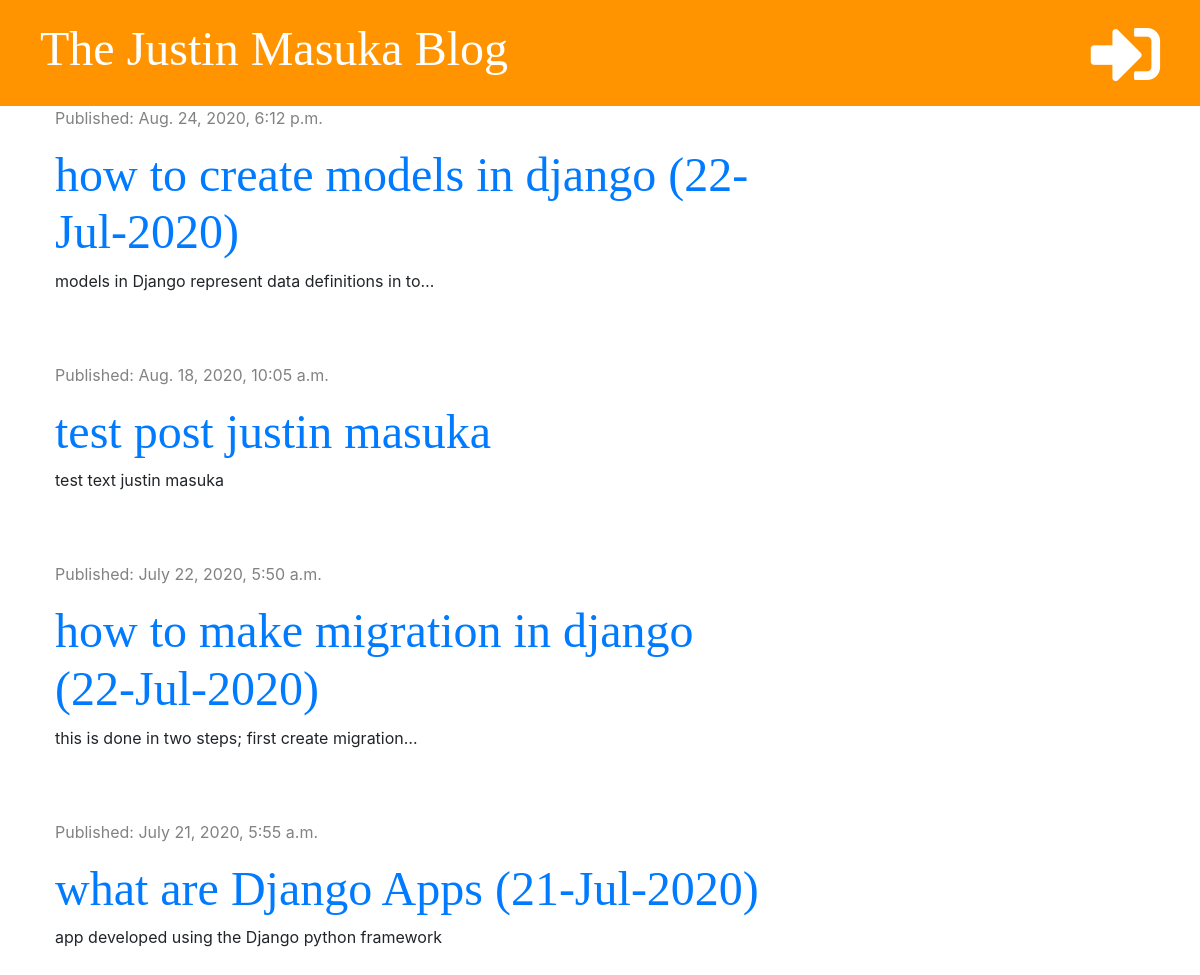
The app's page /, older data.
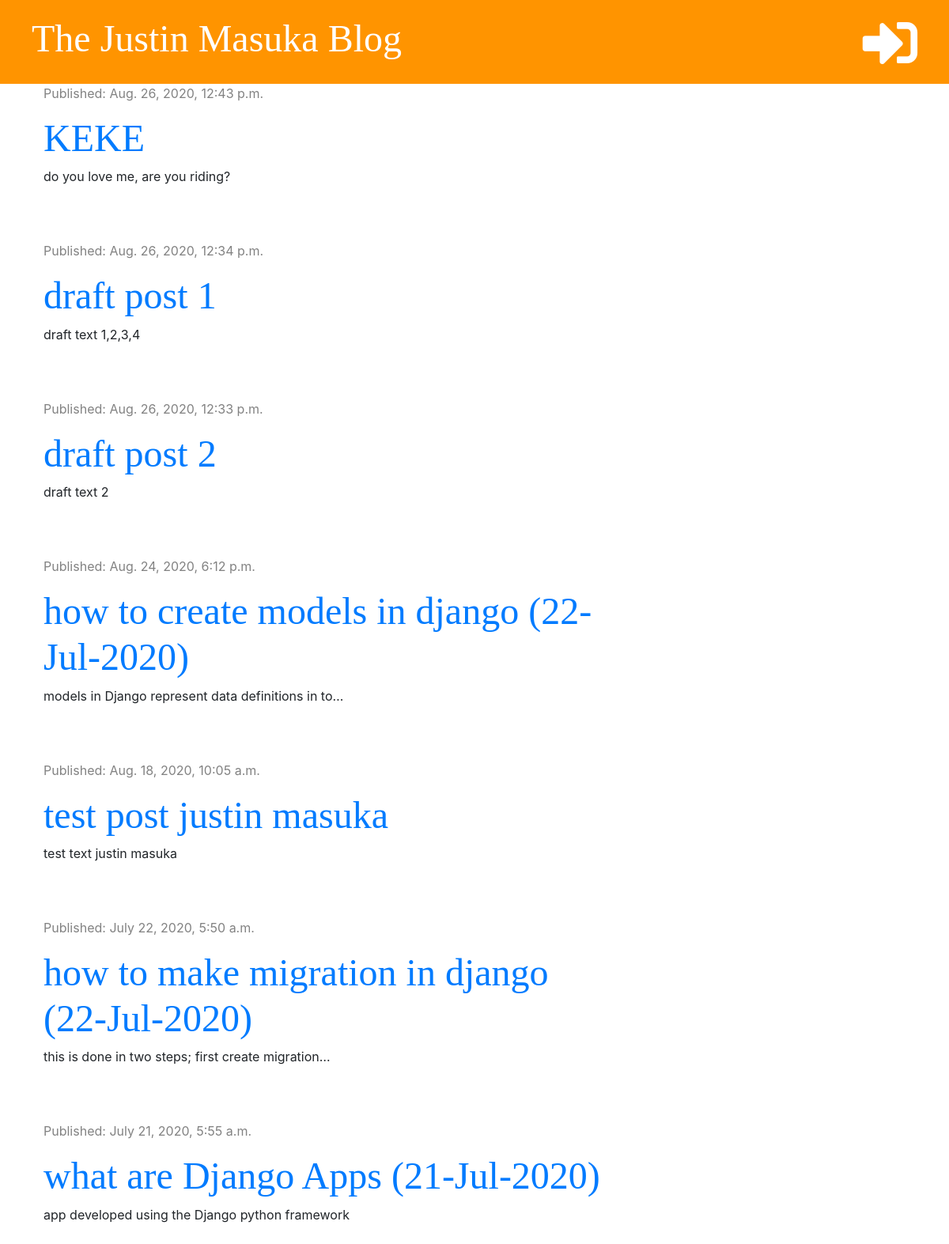
The same page, newer data.
### blog/models.py (models this page shows, shortened)
class Post(models.Model):
    author = models.ForeignKey('auth.User', on_delete=models.CASCADE)
    title = models.CharField(max_length=200)
    text = models.TextField()
    created_date = models.DateTimeField(default=timezone.now)
    published_date = models.DateTimeField(blank=True, null=True)

### blog/views.py (the view)
def post_list(request):
    posts = Post.objects.filter(published_date__lte=timezone.now()).order_by('-published_date')
    stuff_for_frontend = {'posts': posts}
    return render(request, 'blog/post_list.html', stuff_for_frontend)

### blog/templates/blog/post_list.html (shortened to what this page needs)
{% extends 'blog/base.html' %}
{% block content %}
    {% for post in posts %}
        <div class="post">
            <div class="date">
                <p>Published: {{post.published_date}}</p>
            </div>
            <h2><a href="{% url 'post_detail' pk=post.pk %}">{{ post.title }}</a></h2>
            <p>{{ post.text|truncatechars:50|linebreaksbr }}</p>
        </div>
    {% endfor %}
{% endblock %}

Row changes from the older to the newer data that the page shows:
added Post: published_date "Aug. 26, 2020, 12:43 p.m.", title "KEKE", text "do you love me, are you riding?"
added Post: published_date "Aug. 26, 2020, 12:34 p.m.", title "draft post 1", text "draft text 1,2,3,4"
added Post: published_date "Aug. 26, 2020, 12:33 p.m.", title "draft post 2", text "draft text 2"
